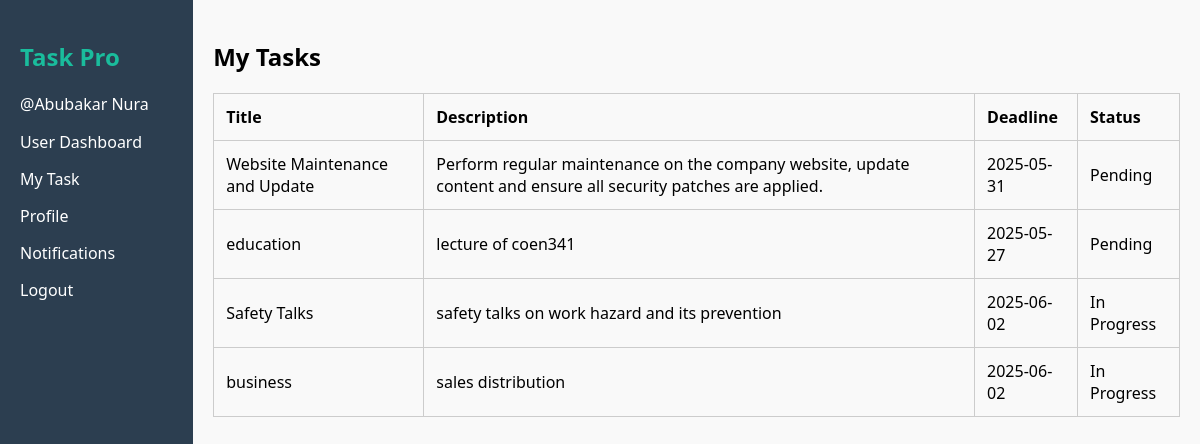
The page /tasks/my-task (signed in) on the database its author committed.
### app/models.py (models this page shows)
class User(UserMixin, db.Model):
    id = db.Column(db.Integer, primary_key=True)
    username = db.Column(db.String(100), nullable=False)
    email = db.Column(db.String(100), unique=True, nullable=False)
    password = db.Column(db.String(200), nullable=False)  # correct field
    role = db.Column(db.String(20), nullable=False)

class Task(db.Model):
    id = db.Column(db.Integer, primary_key=True)
    title = db.Column(db.String(200), nullable=False)
    description = db.Column(db.Text)
    status = db.Column(db.String(20), default='Pending')
    assigned_to = db.Column(db.Integer, db.ForeignKey('user.id'))
    created_at = db.Column(db.DateTime, default=db.func.now())
    deadline = db.Column(db.DateTime)
    assigned_user = db.relationship('User', foreign_keys=[assigned_to])

### app/tasks/routes.py (the view)
@tasks_bp.route('/my-task')
@login_required
def user_tasks():
    tasks = Task.query.filter_by(assigned_to=current_user.id).all()
    return render_template('tasks/my_task.html', tasks=tasks)

### app/models.py (called while the page is built)
@login_manager.user_loader
def load_user(user_id):
    from .models import User
    return User.query.get(int(user_id))

### app/templates/tasks/my_task.html (shortened to what this page needs)
{% extends 'base.html' %}
{% block content %}
<div class="container mt-4">
    <h2 class="mb-4">My Tasks</h2>
    {% if tasks %}
    <div class="table-responsive">
        <table class="table table-striped table-bordered">
            <thead class="table-dark">
                <tr>
                    <th>Title</th>
                    <th>Description</th>
                    <th>Deadline</th>
                    <th>Status</th>
                </tr>
            </thead>
            <tbody>
                {% for task in tasks %}
                <tr>
                    <td>{{ task.title }}</td>
                    <td>{{ task.description }}</td>
                    <td>
                        {% if task.deadline %}
                            {{ task.deadline.strftime('%Y-%m-%d') }}
                        {% else %}
                            <span class="text-muted">No deadline</span>
                        {% endif %}
                    </td>
                    <td>
                        {% if task.status == 'Pending' %}
                            <span class="badge bg-warning text-dark">Pending</span>
                        {% elif task.status == 'In progress' %}
                            <span class="badge bg-primary">In Progress</span>
                        {% elif task.status == 'Completed' %}
                            <span class="badge bg-success">Completed</span>
                        {% else %}
                            <span class="badge bg-secondary">{{ task.status }}</span>
                        {% endif %}
                    </td>
                </tr>
                {% endfor %}
            </tbody>
        </table>
    </div>
    {% else %}
        <p class="text-muted">You currently have no tasks assigned.</p>
    {% endif %}
</div>
{% endblock %}

### app/templates/base.html (shortened to what this page needs)
<!DOCTYPE html>
<html lang="en">
<head>
    <link rel="stylesheet" href="{{ url_for('static', filename='style.css') }}">
</head>
<body>
    <div class="sidebar">
        <h2>Task Pro</h2>
        <p>@{{ current_user.username }}</p>
        <ul>
            {% if current_user.role == 'admin' %}
                <li><a href="{{ url_for('tasks.dashboard') }}">Admin Dashboard</a></li>
            {% else %}
                <li><a href="{{ url_for('tasks.dashboard') }}">User Dashboard</a></li>
                <li><a href="{{ url_for('tasks.user_tasks') }}">My Task</a></li>
            {% endif %}
            <li><a href="{{ url_for('user_management.profile') }}">Profile</a></li>
            <li><a href="{{ url_for('tasks.notifications') }}">Notifications</a></li>
            <li><a href="{{ url_for('auth.logout') }}">Logout</a></li>
        </ul>
    </div>
    <main>
        {% block content %}{% endblock %}
    </main>
</body>
</html>

### app/static/css/style.css (style rules this page uses)
body { margin: 0; font-family: 'Segoe UI', sans-serif; background: #fefbe9; display: flex; }
.sidebar { width: 200px; background: #1a1a2e; color: white; height: 100vh; padding-top: 20px; }
table { width: 100%; border-collapse: collapse; margin-top: 20px; }
th, td { padding: 12px; border: 1px solid #ccc; text-align: left; }

### app/templates/base.html (style rules this page uses)
body { display: flex; min-height: 100vh; margin: 0; }
.sidebar { width: 220px; background-color: #2c3e50; color: white; padding: 20px; }
.sidebar h2 { color: #1abc9c; }
.sidebar ul { list-style-type: none; padding: 0; }
.sidebar ul li { margin: 15px 0; }
.sidebar ul li a { color: white; text-decoration: none; }
main { flex-grow: 1; padding: 20px; background-color: #f9f9f9; }

### rows shown on the page
User: username "Abubakar Nura"
Task: title "Website Maintenance and Update", description "Perform regular maintenance on the company website, update content and ensure all security patches are applied.", deadline "2025-05-31", status "Pending"
Task: title "education", description "lecture of coen341", deadline "2025-05-27", status "Pending"
Task: title "Safety Talks", description "safety talks on work hazard and its prevention", deadline "2025-06-02", status "In Progress"
Task: title "business", description "sales distribution", deadline "2025-06-02", status "In Progress"
